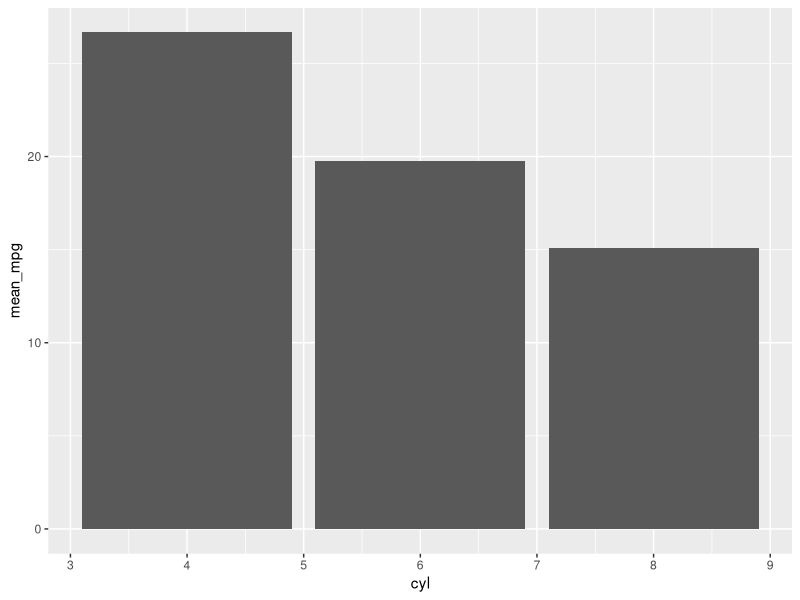

Write the R code that produced this figure.
library(ggplot2)
library(dplyr)

#generate some basic summary statistics from mtcars

mtcars_summary <- mtcars %>% 
  select(mpg, cyl) %>% 
  group_by(cyl) %>% 
  summarise(mean_mpg = mean(mpg))

#produce a basic visualisation
#add a comment to test if gh action differs

ggplot(mtcars_summary, aes(x = cyl, y = mean_mpg)) +
  geom_col()